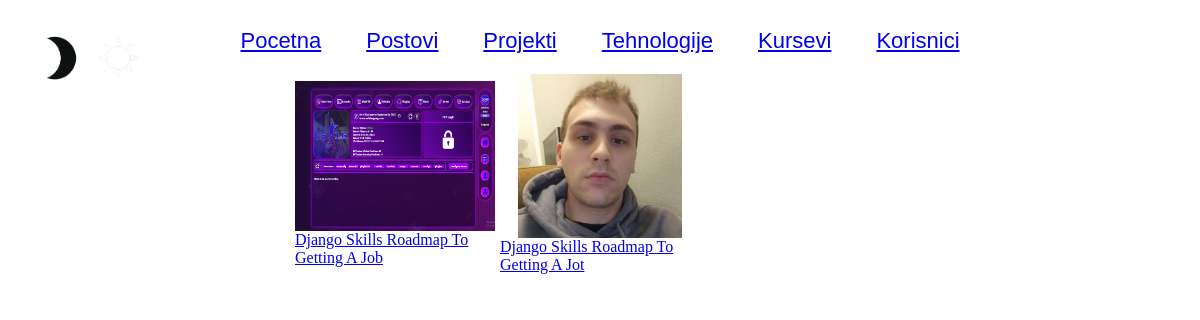
The page /administracija/pregled-postova/ on the database its author committed.
### home/models.py (models this page shows, shortened)
class Post(models.Model):
    naslov = models.CharField(max_length=40)
    text = models.TextField(max_length=12000)
    slug = models.SlugField(max_length=50, unique=True, blank=True)
    kreirao = models.ForeignKey(Korisnik, on_delete=models.CASCADE)
    kreiran = models.DateTimeField(auto_now_add=True)
    slika = models.ImageField(upload_to='postovi/', null=True, blank=True)

### home/views.py (the view)
# urls.py: path('administracija/pregled-postova/', views.pregled_postova, name="pregled_postova"),
def pregled_postova(request):
    postovi = Post.objects.all()
    context = {'postovi': postovi}
    return render(request, 'administracija/postovi.html', context)

### home/templates/administracija/postovi.html (shortened to what this page needs)
{% load static %}
<html lang="en" class="html">
<head>
    <link rel="stylesheet" href="{% static 'css/administracija/post.css' %}" class="css">
    <link rel="stylesheet" href="{% static 'css/administracija/main.css' %}" class="css">
    <link rel="stylesheet" href="{% static 'css/administracija/nav.css' %}" class="css">
</head>
<body>
    <header>
        {% include 'administracija/nav.html' %}
    </header>
    <main>
        <div class="post-group">
            {% for post in postovi %}
            <div class="post">
                <img src="{{post.slika.url}}" alt="">
                <a href="{% url 'pregled_posta' post_id=post.id %}">{{post.naslov}}</a>
            </div>
            {% endfor %}
        </div>
    </main>
</body>
</html>

### static/css/administracija/post.css (style rules this page uses)
.post-group { display: grid; grid-template-columns: repeat(3, 200px); grid-template-rows: repeat(3, 200px); grid-column-gap: 5px; grid-row-gap: 5px; }
.post { display: flex; flex-direction: column; justify-content: center; align-items: center; }
.post img { max-width: 200px; min-height: 150px; }

### static/css/administracija/main.css (style rules this page uses)
:root { --background-color: white; --text-color: #0e1111; --border-main: #0e1111; }
body { background-color: var(--background-color); color: var(--text-color); transition: background-color 0.3s, color 0.3s; }
main { display: grid; justify-content: center; gap: 25px; }

### rows shown on the page
Post: slika (picture), naslov "Django Skills Roadmap To Getting A Job"
Post: slika (picture), naslov "Django Skills Roadmap To Getting A Jot"
